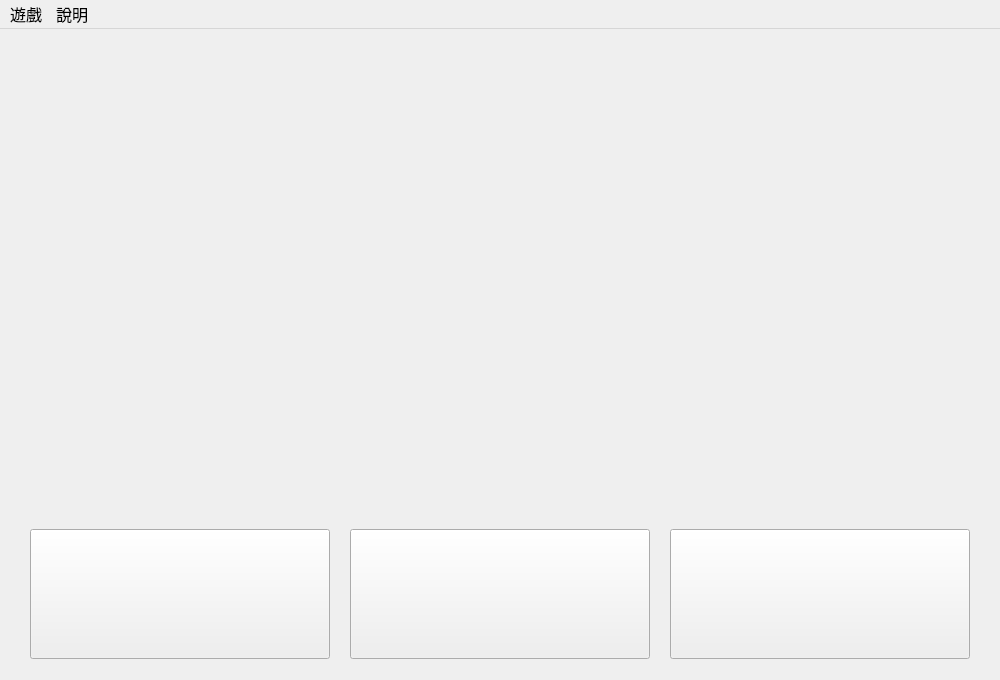
<?xml version="1.0" encoding="UTF-8"?>
<ui version="4.0">
 <class>MainWindow</class>
 <widget class="QMainWindow" name="MainWindow">
  <property name="geometry">
   <rect>
    <x>0</x>
    <y>0</y>
    <width>1000</width>
    <height>680</height>
   </rect>
  </property>
  <property name="minimumSize">
   <size>
    <width>1000</width>
    <height>680</height>
   </size>
  </property>
  <property name="maximumSize">
   <size>
    <width>1000</width>
    <height>680</height>
   </size>
  </property>
  <property name="font">
   <font>
    <family>Microsoft JhengHei</family>
    <pointsize>12</pointsize>
   </font>
  </property>
  <property name="windowTitle">
   <string>小島生存</string>
  </property>
  <widget class="QWidget" name="centralWidget">
   <widget class="QPushButton" name="btn_new_game">
    <property name="geometry">
     <rect>
      <x>30</x>
      <y>500</y>
      <width>300</width>
      <height>130</height>
     </rect>
    </property>
    <property name="font">
     <font>
      <pointsize>20</pointsize>
     </font>
    </property>
    <property name="text">
     <string/>
    </property>
   </widget>
   <widget class="QPushButton" name="btn_old_memory">
    <property name="geometry">
     <rect>
      <x>350</x>
      <y>500</y>
      <width>300</width>
      <height>130</height>
     </rect>
    </property>
    <property name="font">
     <font>
      <pointsize>20</pointsize>
     </font>
    </property>
    <property name="text">
     <string/>
    </property>
   </widget>
   <widget class="QPushButton" name="btn_rule_intro">
    <property name="geometry">
     <rect>
      <x>670</x>
      <y>500</y>
      <width>300</width>
      <height>130</height>
     </rect>
    </property>
    <property name="font">
     <font>
      <pointsize>20</pointsize>
     </font>
    </property>
    <property name="text">
     <string/>
    </property>
   </widget>
  </widget>
  <widget class="QMenuBar" name="menuBar">
   <property name="geometry">
    <rect>
     <x>0</x>
     <y>0</y>
     <width>1000</width>
     <height>20</height>
    </rect>
   </property>
   <widget class="QMenu" name="menu">
    <property name="title">
     <string>遊戲</string>
    </property>
    <addaction name="action_new_game"/>
    <addaction name="action_old_memory"/>
    <addaction name="separator"/>
    <addaction name="action_exit"/>
   </widget>
   <widget class="QMenu" name="menu_intro">
    <property name="title">
     <string>說明</string>
    </property>
    <addaction name="action_game_intro"/>
    <addaction name="action_game_control"/>
    <addaction name="separator"/>
    <addaction name="action_about_us"/>
   </widget>
   <addaction name="menu"/>
   <addaction name="menu_intro"/>
  </widget>
  <action name="action_new_game">
   <property name="text">
    <string>新遊戲</string>
   </property>
   <property name="toolTip">
    <string>新遊戲</string>
   </property>
   <property name="shortcut">
    <string>Ctrl+N</string>
   </property>
  </action>
  <action name="action_old_memory">
   <property name="text">
    <string>舊的記憶</string>
   </property>
   <property name="toolTip">
    <string>舊的記憶</string>
   </property>
   <property name="shortcut">
    <string>Ctrl+O</string>
   </property>
  </action>
  <action name="action_exit">
   <property name="text">
    <string>離開遊戲</string>
   </property>
   <property name="toolTip">
    <string>離開遊戲</string>
   </property>
   <property name="shortcut">
    <string>Ctrl+R</string>
   </property>
  </action>
  <action name="action_game_intro">
   <property name="text">
    <string>遊戲說明</string>
   </property>
   <property name="toolTip">
    <string>遊戲說明</string>
   </property>
   <property name="shortcut">
    <string>Ctrl+I</string>
   </property>
  </action>
  <action name="action_game_control">
   <property name="text">
    <string>操作方式</string>
   </property>
   <property name="toolTip">
    <string>操作方式</string>
   </property>
   <property name="shortcut">
    <string>Ctrl+U</string>
   </property>
  </action>
  <action name="action_about_us">
   <property name="text">
    <string>製作團隊</string>
   </property>
   <property name="toolTip">
    <string>製作團隊</string>
   </property>
   <property name="shortcut">
    <string>Ctrl+T</string>
   </property>
  </action>
 </widget>
 <layoutdefault spacing="6" margin="11"/>
 <resources/>
 <connections/>
</ui>
